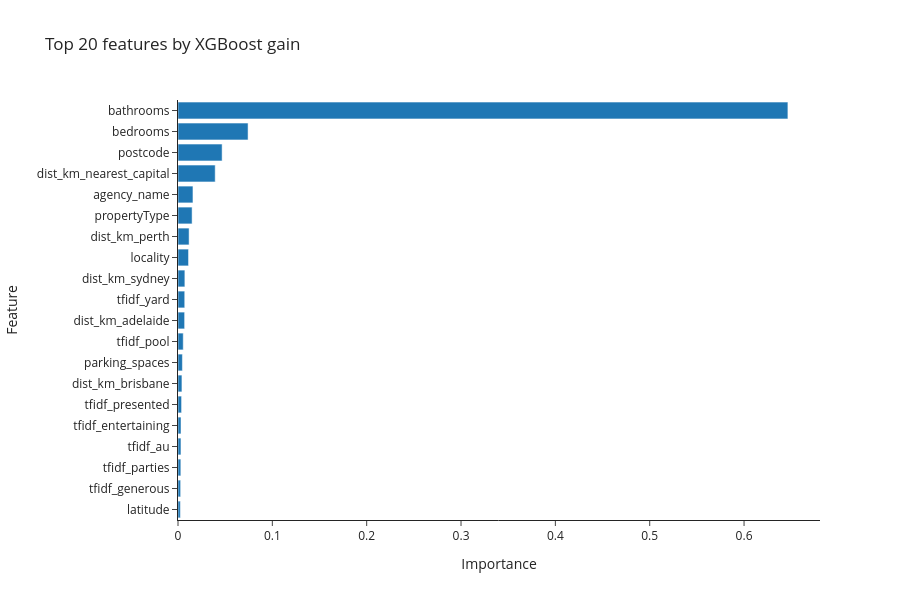

Notebook code for this chart:
### Markdown cell above
### Inspect feature importance

Looking at which features the model relies on is a quick sanity check. In the chart below, `bathrooms` dominates by gain, followed by `bedrooms`, `postcode`, and the distance to the nearest capital.

The suburb target encoding does not make the top 20. Once it can no longer see each listing's own rent, it adds little that `postcode`, `locality`, and the coordinates do not already tell the model. An earlier version of this notebook used the leaky in-sample median, and there the suburb median was the top feature: a typical symptom of target leakage.

### Code cell
final_xgb = best_model.named_steps["model"]
importances = (
    pd.Series(final_xgb.feature_importances_, index=final_xgb.feature_names_in_)
    .sort_values(ascending=False)
    .head(20)
)

fig = px.bar(
    importances.iloc[::-1],
    orientation="h",
    title="Top 20 features by XGBoost gain",
    labels={"value": "Importance", "index": "Feature"},
    height=600,
    template="simple_white",
)
fig.update_layout(showlegend=False)
fig.show()

### Figure 1 — Plotly figure (JSON) as saved in the notebook; plotly's stock layout.template omitted (floating-point values rounded to 4 significant figures)
{"data": [{"hovertemplate": "variable=0<br>Importance=%{x}<br>Feature=%{y}<extra></extra>", "legendgroup": "0", "marker": {"color": "#1F77B4", "pattern": {"shape": ""}}, "name": "0", "orientation": "h", "showlegend": true, "textposition": "auto", "type": "bar", "x": [0.002536, 0.002802, 0.003001, 0.003141, 0.003204, 0.00378, 0.004169, 0.00466, 0.00555, 0.007021, 0.007137, 0.007279, 0.01117, 0.01176, 0.01495, 0.01586, 0.03943, 0.04675, 0.07427, 0.6465], "xaxis": "x", "y": ["latitude", "tfidf_generous", "tfidf_parties", "tfidf_au", "tfidf_entertaining", "tfidf_presented", "dist_km_brisbane", "parking_spaces", "tfidf_pool", "dist_km_adelaide", "tfidf_yard", "dist_km_sydney", "locality", "dist_km_perth", "propertyType", "agency_name", "dist_km_nearest_capital", "postcode", "bedrooms", "bathrooms"], "yaxis": "y"}], "layout": {"barmode": "relative", "height": 600, "legend": {"title": {"text": "variable"}, "tracegroupgap": 0}, "showlegend": false, "title": {"text": "Top 20 features by XGBoost gain"}, "xaxis": {"anchor": "y", "domain": [0.0, 1.0], "title": {"text": "Importance"}}, "yaxis": {"anchor": "x", "domain": [0.0, 1.0], "title": {"text": "Feature"}}}}
